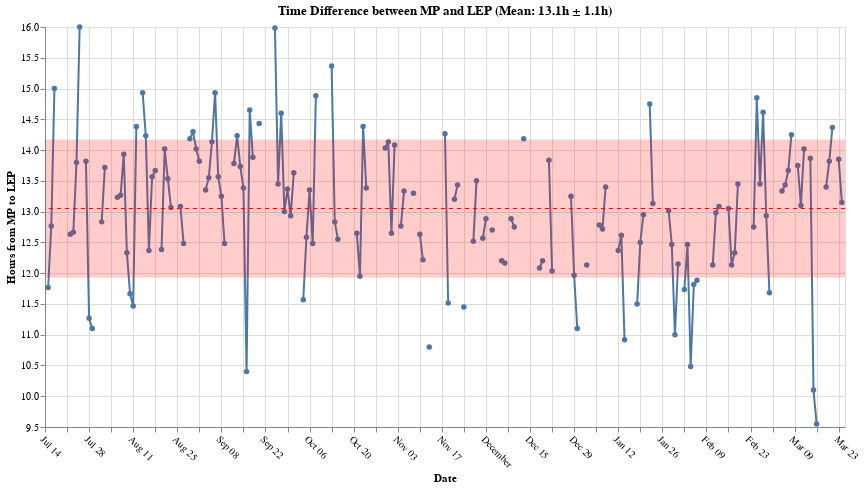

Notebook cell for this chart:
### Code cell
= Create a clean DataFrame with only needed columns
chart_data = pd.DataFrame({
    'dayAndNightOf': m['dayAndNightOf'],
    'Hours': m['MP_To_LEP'].dt.total_seconds() / 3600
})

# Calculate mean and standard deviation
mean_hours = chart_data['Hours'].mean()
std_hours = chart_data['Hours'].std()

# Create the chart with data points
line = alt.Chart(chart_data).mark_line(point=True).encode(
    x=alt.X('dayAndNightOf:T', 
            title='Date',
            axis=alt.Axis(labelAngle=45)),
    y=alt.Y('Hours:Q',
            title='Hours from MP to LEP',
            scale=alt.Scale(zero=False)),
    tooltip=[
        alt.Tooltip('dayAndNightOf:T', title='Date', format='%Y-%m-%d'),
        alt.Tooltip('Hours:Q', title='Hours', format='.1f')
    ]
)

# Add a horizontal line for the mean
mean_data = pd.DataFrame([{'mean': mean_hours}])
mean_line = alt.Chart(mean_data).mark_rule(
    color='red', 
    strokeDash=[4, 4]
).encode(
    y='mean:Q'
)

# Add the standard deviation band
band_data = pd.DataFrame([{
    'lower': mean_hours - std_hours,
    'upper': mean_hours + std_hours
}])

band = alt.Chart(band_data).mark_rect(
    color='red', 
    opacity=0.2
).encode(
    y='lower:Q',
    y2='upper:Q'
)

# Print the calculated values
print(f"Mean time from MP to LEP: {mean_hours:.2f} hours")
print(f"Standard deviation: {std_hours:.2f} hours")

# Combine all elements
chart = (line + mean_line + band).properties(
    width=800,
    height=400,
    title=f'Time Difference between MP and LEP (Mean: {mean_hours:.1f}h ± {std_hours:.1f}h)'
)

chart

### Figure 1 — Vega-Lite specification as saved in the notebook (floating-point values rounded to 4 significant figures; data arrays with more than 128 entries replaced by an {"elided": "..."} marker saying what was removed)
{"config": {"view": {"continuousWidth": 300, "continuousHeight": 300}}, "layer": [{"data": {"name": "data-9dc8ddaa87cc95ca56969e388c1b7113"}, "mark": {"type": "line", "point": true}, "encoding": {"tooltip": [{"field": "dayAndNightOf", "format": "%Y-%m-%d", "title": "Date", "type": "temporal"}, {"field": "Hours", "format": ".1f", "title": "Hours", "type": "quantitative"}], "x": {"axis": {"labelAngle": 45}, "field": "dayAndNightOf", "title": "Date", "type": "temporal"}, "y": {"field": "Hours", "scale": {"zero": false}, "title": "Hours from MP to LEP", "type": "quantitative"}}}, {"data": {"name": "data-b762c91d09ef82f4a009e397dbc51d42"}, "mark": {"type": "rule", "color": "red", "strokeDash": [4, 4]}, "encoding": {"y": {"field": "mean", "type": "quantitative"}}}, {"data": {"name": "data-834d8947dbf1e2c8f11ad1440b6cc86d"}, "mark": {"type": "rect", "color": "red", "opacity": 0.2}, "encoding": {"y": {"field": "lower", "type": "quantitative"}, "y2": {"field": "upper"}}}], "height": 400, "title": "Time Difference between MP and LEP (Mean: 13.1h ± 1.1h)", "width": 800, "$schema": "https://vega.github.io/schema/vega-lite/v5.20.1.json", "datasets": {"data-9dc8ddaa87cc95ca56969e388c1b7113": {"elided": "255 records"}, "data-b762c91d09ef82f4a009e397dbc51d42": [{"mean": 13.05}], "data-834d8947dbf1e2c8f11ad1440b6cc86d": [{"lower": 11.93, "upper": 14.17}]}}
